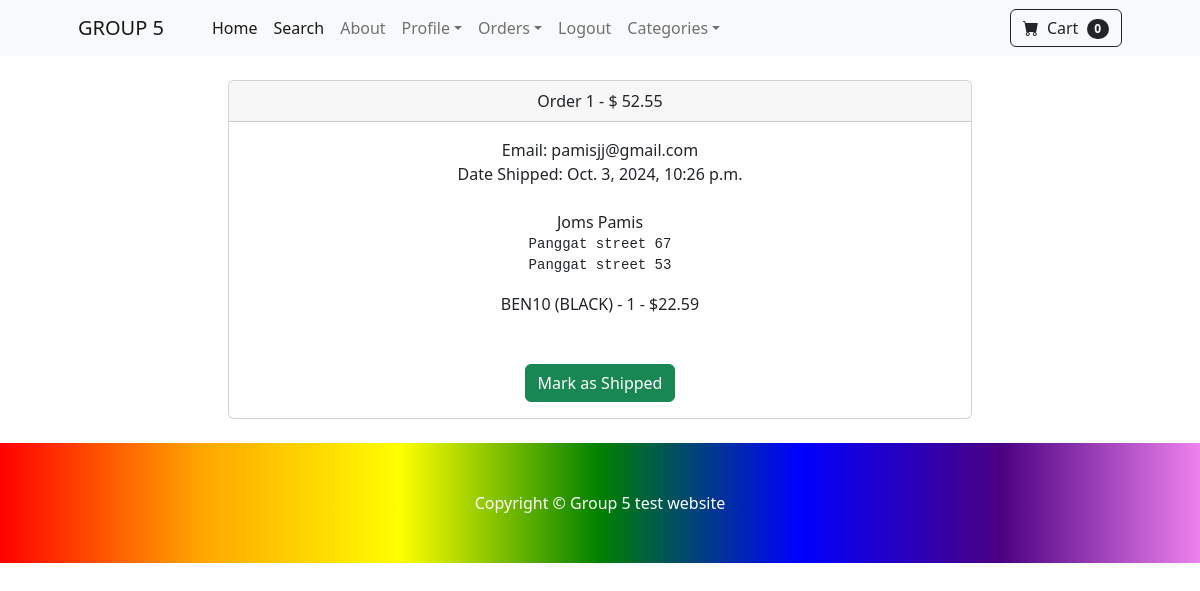
/payment/orders/1 (signed in), run on the app's committed database.
### payment/models.py (models this page shows, shortened)
class Order(models.Model):
    user = models.ForeignKey(User, on_delete=models.CASCADE, null=True, blank=True) #Cascade para kapag dinilete ung account delete den ung mga oRders
    full_name = models.CharField(max_length=250)
    email = models.EmailField(max_length=250)
    shipping_address = models.TextField(max_length=15000)
    amount_paid = models.DecimalField(max_digits=10, decimal_places=2)
    date_ordered = models.DateTimeField(auto_now_add=True)
    shipped = models.BooleanField(default=False)
    date_shipped = models.DateTimeField(blank=True, null=True)

class OrderItem(models.Model):
    order = models.ForeignKey(Order, on_delete=models.CASCADE, null=True)
    product = models.ForeignKey(Product, on_delete=models.CASCADE, null=True)
    user = models.ForeignKey(User, on_delete=models.CASCADE, null=True, blank=True)
    quantity = models.PositiveBigIntegerField(default=1)
    price = models.DecimalField(max_digits=10, decimal_places=2)

### store/models.py (models this page shows)
class Product(models.Model):
    name = models.CharField(max_length=100)
    price = models.DecimalField(default=0, decimal_places=2, max_digits=6)
    category = models.ForeignKey(Category, on_delete=models.CASCADE, default=1)
    description = models.CharField(max_length=250, default='', blank=True, null=True)
    image = models.ImageField(upload_to='uploads/product/')
    is_sale = models.BooleanField(default = False)
    sale_price = models.DecimalField(default=0, decimal_places=2, max_digits=6)
    def __str__(self):
        return self.name

### payment/views.py (the view, shortened to what this page needs)
# urls.py: path('orders/<int:pk>', views.orders, name='orders'),
def orders(request, pk):
    if request.user.is_authenticated and request.user.is_superuser:
        order = Order.objects.get(id=pk)
        items = OrderItem.objects.filter(order=pk)
        return render(request, "payment/orders.html", {"order":order, "items":items})
    else:
        messages.success(request, "Access Denied!")
        return redirect('home')

### cart/cart.py (called while the page is built)
    def __len__(self):
        return len(self.cart)

### cart/context_processors.py (called while the page is built)
def cart(request):
    return {'cart': Cart(request)}

### payment/templates/payment/orders.html (shortened to what this page needs)
{% extends 'base.html' %}
{% block content %}
<br>
<div class = "container">
    <div class = "row">
        <center>
            <div class = "col-8">
                <div class="card">
                    <div class="card-header">
                        Order {{ order.id}} - $ {{order.amount_paid}}
                    </div>
                    <div class="card-body">
                        Email: {{order.email}}<br>
                        {% if order.date_shipped %}
                        Date Shipped: {{order.date_shipped}}
                        {% else %}
                        Date Ordered: {{order.date_ordered}}
                        {% endif %}
                        <br>
                        <br>
                        {{order.full_name}}
                        <pre>{{order.shipping_address}}</pre>
                        {% for item in items %}
                            {{ item.product }} - {{  item.quantity }} - ${{ item.price }} <br>
                        {% endfor %}
                        <br><br>
                        {% if not order.shipped %}
                        <form method="POST">
                            <button type="Submit" class="btn btn-success">Mark as Shipped</button>
                        </form>
                        {% endif %}
                    </div>
                    </div>
            </div>
        </center>
    </div>
</div>
<br>
{% endblock %}

### data on the page
Order: id "1", amount_paid "52.55", email "pamisjj@gmail.com", date_shipped "Oct. 3, 2024, 10:26 p.m.", full_name "Joms Pamis", shipping_address "Panggat street 67 Panggat street 53"
OrderItem: product "BEN10 (BLACK)", quantity "1", price "22.59"

### other printed values
{{ cart|length }} "0"
